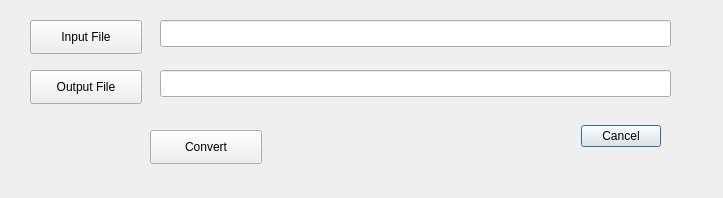
<?xml version="1.0" encoding="UTF-8"?>
<ui version="4.0">
 <class>Points2PolygonDialogBase</class>
 <widget class="QDialog" name="Points2PolygonDialogBase">
  <property name="geometry">
   <rect>
    <x>0</x>
    <y>0</y>
    <width>723</width>
    <height>198</height>
   </rect>
  </property>
  <property name="windowTitle">
   <string>Points2Polygon</string>
  </property>
  <widget class="QDialogButtonBox" name="button_box">
   <property name="geometry">
    <rect>
     <x>540</x>
     <y>120</y>
     <width>121</width>
     <height>32</height>
    </rect>
   </property>
   <property name="orientation">
    <enum>Qt::Horizontal</enum>
   </property>
   <property name="standardButtons">
    <set>QDialogButtonBox::Cancel</set>
   </property>
  </widget>
  <widget class="QPushButton" name="pbInputFile">
   <property name="geometry">
    <rect>
     <x>30</x>
     <y>20</y>
     <width>112</width>
     <height>34</height>
    </rect>
   </property>
   <property name="text">
    <string>Input File</string>
   </property>
  </widget>
  <widget class="QPushButton" name="pbOutputFile">
   <property name="geometry">
    <rect>
     <x>30</x>
     <y>70</y>
     <width>112</width>
     <height>34</height>
    </rect>
   </property>
   <property name="text">
    <string>Output File</string>
   </property>
  </widget>
  <widget class="QLineEdit" name="leInputFile">
   <property name="geometry">
    <rect>
     <x>160</x>
     <y>20</y>
     <width>511</width>
     <height>27</height>
    </rect>
   </property>
  </widget>
  <widget class="QPushButton" name="pbConvert2shp">
   <property name="geometry">
    <rect>
     <x>150</x>
     <y>130</y>
     <width>112</width>
     <height>34</height>
    </rect>
   </property>
   <property name="text">
    <string>Convert</string>
   </property>
  </widget>
  <widget class="QLineEdit" name="leOutputFile">
   <property name="geometry">
    <rect>
     <x>160</x>
     <y>70</y>
     <width>511</width>
     <height>27</height>
    </rect>
   </property>
  </widget>
 </widget>
 <resources/>
 <connections>
  <connection>
   <sender>button_box</sender>
   <signal>accepted()</signal>
   <receiver>Points2PolygonDialogBase</receiver>
   <slot>accept()</slot>
   <hints>
    <hint type="sourcelabel">
     <x>20</x>
     <y>20</y>
    </hint>
    <hint type="destinationlabel">
     <x>20</x>
     <y>20</y>
    </hint>
   </hints>
  </connection>
  <connection>
   <sender>button_box</sender>
   <signal>rejected()</signal>
   <receiver>Points2PolygonDialogBase</receiver>
   <slot>reject()</slot>
   <hints>
    <hint type="sourcelabel">
     <x>20</x>
     <y>20</y>
    </hint>
    <hint type="destinationlabel">
     <x>20</x>
     <y>20</y>
    </hint>
   </hints>
  </connection>
 </connections>
</ui>
